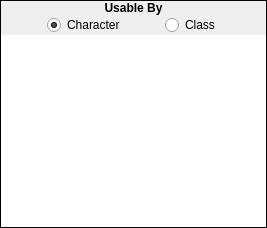
                 <widget class="QFrame" name="frame_86">
                  <property name="focusPolicy">
                   <enum>Qt::ClickFocus</enum>
                  </property>
                  <property name="frameShape">
                   <enum>QFrame::Box</enum>
                  </property>
                  <property name="frameShadow">
                   <enum>QFrame::Plain</enum>
                  </property>
                  <layout class="QVBoxLayout" name="verticalLayout_183">
                   <property name="spacing">
                    <number>0</number>
                   </property>
                   <property name="margin">
                    <number>0</number>
                   </property>
                   <item>
                    <widget class="QLabel" name="label_149">
                     <property name="sizePolicy">
                      <sizepolicy hsizetype="Preferred" vsizetype="Fixed">
                       <horstretch>0</horstretch>
                       <verstretch>0</verstretch>
                      </sizepolicy>
                     </property>
                     <property name="font">
                      <font>
                       <weight>75</weight>
                       <bold>true</bold>
                      </font>
                     </property>
                     <property name="focusPolicy">
                      <enum>Qt::ClickFocus</enum>
                     </property>
                     <property name="text">
                      <string>Usable By</string>
                     </property>
                     <property name="alignment">
                      <set>Qt::AlignCenter</set>
                     </property>
                    </widget>
                   </item>
                   <item>
                    <widget class="QWidget" name="widget_97" native="true">
                     <property name="focusPolicy">
                      <enum>Qt::ClickFocus</enum>
                     </property>
                     <layout class="QVBoxLayout" name="verticalLayout_184">
                      <property name="spacing">
                       <number>0</number>
                      </property>
                      <property name="margin">
                       <number>0</number>
                      </property>
                      <item>
                       <widget class="QWidget" name="widget_109" native="true">
                        <property name="sizePolicy">
                         <sizepolicy hsizetype="Preferred" vsizetype="Fixed">
                          <horstretch>0</horstretch>
                          <verstretch>0</verstretch>
                         </sizepolicy>
                        </property>
                        <property name="focusPolicy">
                         <enum>Qt::ClickFocus</enum>
                        </property>
                        <layout class="QHBoxLayout" name="horizontalLayout_75">
                         <property name="spacing">
                          <number>0</number>
                         </property>
                         <property name="leftMargin">
                          <number>6</number>
                         </property>
                         <property name="topMargin">
                          <number>0</number>
                         </property>
                         <property name="rightMargin">
                          <number>6</number>
                         </property>
                         <property name="bottomMargin">
                          <number>0</number>
                         </property>
                         <item>
                          <spacer name="horizontalSpacer_7">
                           <property name="focusPolicy">
                            <enum>Qt::ClickFocus</enum>
                           </property>
                           <property name="orientation">
                            <enum>Qt::Horizontal</enum>
                           </property>
                           <property name="sizeHint" stdset="0">
                            <size>
                             <width>40</width>
                             <height>20</height>
                            </size>
                           </property>
                          </spacer>
                         </item>
                         <item>
                          <widget class="QRadioButton" name="weapon_rbUsableByCharacter">
                           <property name="focusPolicy">
                            <enum>Qt::ClickFocus</enum>
                           </property>
                           <property name="text">
                            <string>Character</string>
                           </property>
                           <property name="checked">
                            <bool>true</bool>
                           </property>
                          </widget>
                         </item>
                         <item>
                          <spacer name="horizontalSpacer_8">
                           <property name="focusPolicy">
                            <enum>Qt::ClickFocus</enum>
                           </property>
                           <property name="orientation">
                            <enum>Qt::Horizontal</enum>
                           </property>
                           <property name="sizeHint" stdset="0">
                            <size>
                             <width>40</width>
                             <height>20</height>
                            </size>
                           </property>
                          </spacer>
                         </item>
                         <item>
                          <widget class="QRadioButton" name="weapon_rbUsableByClass">
                           <property name="sizePolicy">
                            <sizepolicy hsizetype="Fixed" vsizetype="Fixed">
                             <horstretch>0</horstretch>
                             <verstretch>0</verstretch>
                            </sizepolicy>
                           </property>
                           <property name="focusPolicy">
                            <enum>Qt::ClickFocus</enum>
                           </property>
                           <property name="text">
                            <string>Class</string>
                           </property>
                          </widget>
                         </item>
                         <item>
                          <spacer name="horizontalSpacer_6">
                           <property name="focusPolicy">
                            <enum>Qt::ClickFocus</enum>
                           </property>
                           <property name="orientation">
                            <enum>Qt::Horizontal</enum>
                           </property>
                           <property name="sizeHint" stdset="0">
                            <size>
                             <width>40</width>
                             <height>20</height>
                            </size>
                           </property>
                          </spacer>
                         </item>
                        </layout>
                       </widget>
                      </item>
                      <item>
                       <widget class="QTableWidget" name="weapon_twCharacterClassList">
                        <property name="focusPolicy">
                         <enum>Qt::ClickFocus</enum>
                        </property>
                        <property name="frameShape">
                         <enum>QFrame::NoFrame</enum>
                        </property>
                        <property name="editTriggers">
                         <set>QAbstractItemView::NoEditTriggers</set>
                        </property>
                        <property name="tabKeyNavigation">
                         <bool>false</bool>
                        </property>
                        <property name="selectionMode">
                         <enum>QAbstractItemView::NoSelection</enum>
                        </property>
                        <property name="verticalScrollMode">
                         <enum>QAbstractItemView::ScrollPerPixel</enum>
                        </property>
                        <property name="horizontalScrollMode">
                         <enum>QAbstractItemView::ScrollPerPixel</enum>
                        </property>
                        <property name="showGrid">
                         <bool>false</bool>
                        </property>
                        <property name="wordWrap">
                         <bool>false</bool>
                        </property>
                        <property name="cornerButtonEnabled">
                         <bool>false</bool>
                        </property>
                        <attribute name="horizontalHeaderVisible">
                         <bool>false</bool>
                        </attribute>
                        <attribute name="horizontalHeaderStretchLastSection">
                         <bool>true</bool>
                        </attribute>
                        <attribute name="verticalHeaderVisible">
                         <bool>false</bool>
                        </attribute>
                        <column>
                         <property name="text">
                          <string>New Column</string>
                         </property>
                        </column>
                       </widget>
                      </item>
                     </layout>
                    </widget>
                   </item>
                  </layout>
                 </widget>
